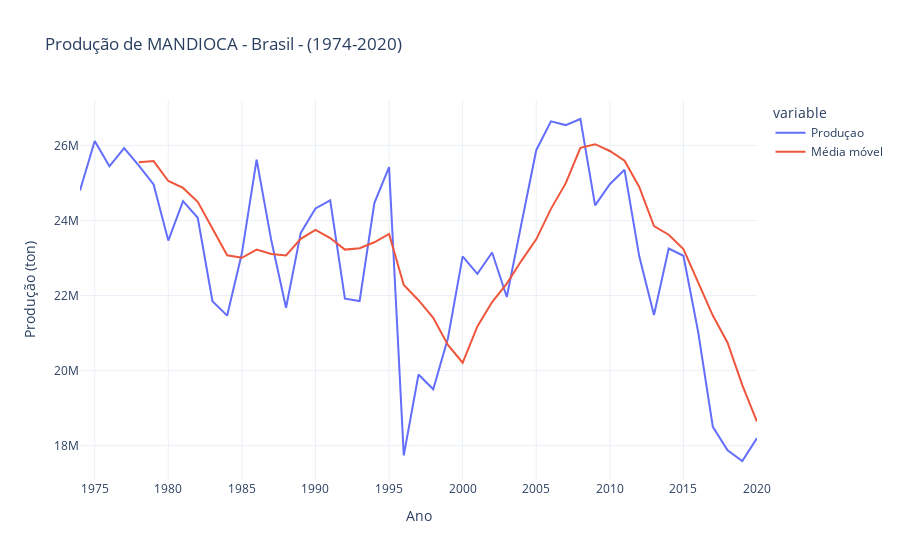

Notebook code cell kept with this figure:
### Code cell
fig =px.line(df_mandioca, x ='Ano', y=['Produçao', 'Média móvel'], title = 'Produção de MANDIOCA - Brasil - (1974-2020)', labels= {'value': 'Produção (ton)'})
fig.update_layout(template = 'plotly_white')
